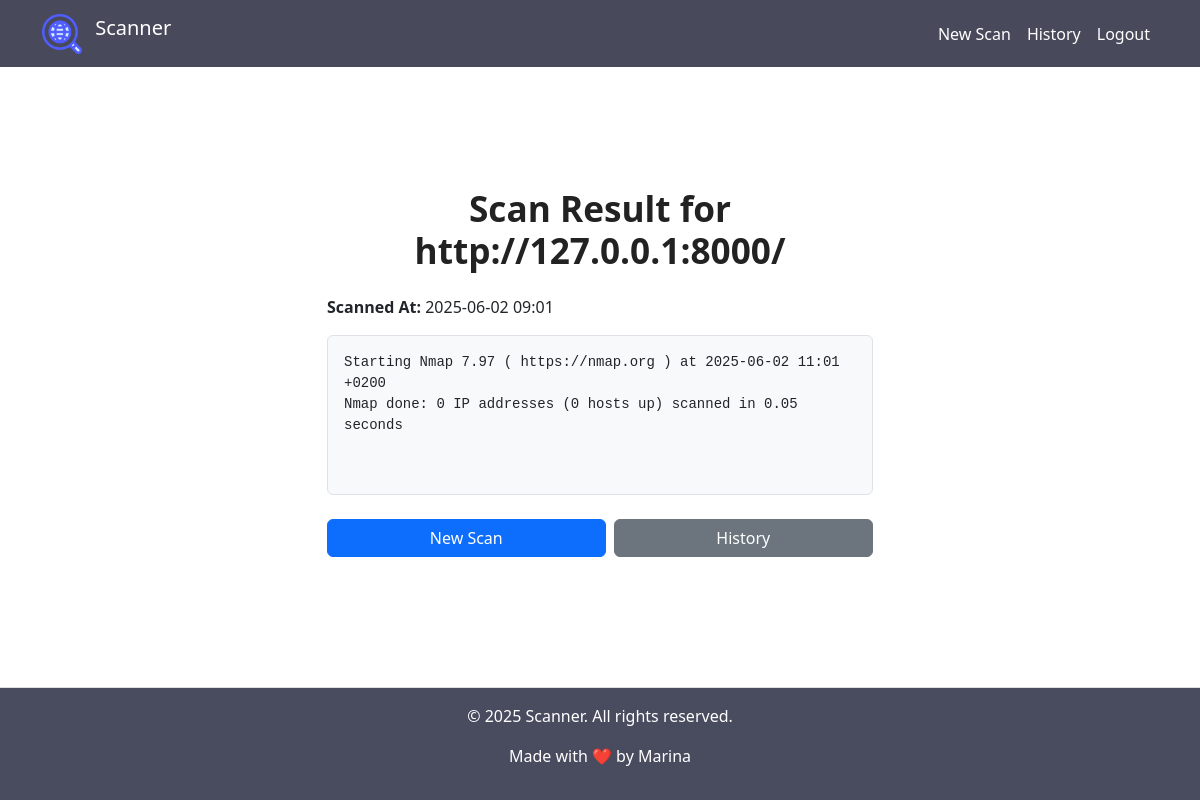
Page /scan-result/2/ (signed in) on the committed database.
### scanner/models.py (models this page shows, shortened)
class ScanResult(models.Model):
    user = models.ForeignKey(User, on_delete=models.CASCADE)
    target = models.CharField(max_length=255)
    result = models.TextField()
    scanned_at = models.DateTimeField(auto_now_add=True)
    scan_type = models.CharField(max_length=20)  # Novo polje za tip skeniranja

### scanner/views.py (the view)
# urls.py: path('scan-result/<int:scan_id>/', views.scan_result_view, name='scan_result'),
@login_required
def scan_result_view(request, scan_id):
    scan = get_object_or_404(ScanResult, id=scan_id)
    if scan.user != request.user:
        return redirect('scan_form')
    ports = None
    if scan.scan_type == 'nmap':
        ports = parse_nmap_output(scan.result)
    return render(request, 'scanner/scan_result.html', {'scan': scan, 'ports': ports})

### scanner/views.py (called while the page is built, shortened)
def parse_nmap_output(nmap_output):
    ports = []
    lines = nmap_output.splitlines()
    parsing = False
    for line in lines:
        if re.match(r'^PORT\s+STATE\s+SERVICE', line):
            parsing = True
            continue
    return ports

### scanner/templates/scanner/scan_result.html (shortened to what this page needs)
{% extends 'scanner/base.html' %}
{% block content %}
<div class="row justify-content-center">
  <div class="col-md-8 col-lg-6">
    <h2 class="mb-4">Scan Result for <strong>{{ scan.target }}</strong></h2>
    <p><strong>Scanned At:</strong> {{ scan.scanned_at|date:"Y-m-d H:i" }}</p>
    {% if ports %}
      <table class="table table-striped table-bordered">
        <thead class="table-dark">
          <tr>
            <th>Port</th>
            <th>Protocol</th>
            <th>State</th>
            <th>Service</th>
            <th>Version</th>
          </tr>
        </thead>
        <tbody>
          {% for port in ports %}
          <tr>
            <td>{{ port.port }}</td>
            <td>{{ port.protocol }}</td>
            <td>{{ port.state }}</td>
            <td>{{ port.service }}</td>
            <td>{{ port.version }}</td>
          </tr>
          {% endfor %}
        </tbody>
      </table>
    {% else %}
      <pre class="p-3 bg-light border rounded" style="white-space: pre-wrap; word-wrap: break-word;">
{{ scan.result }}
      </pre>
    {% endif %}
    <div class="d-flex gap-2 mt-4">
      <a href="{% url 'scan_form' %}" class="btn btn-primary flex-fill">New Scan</a>
      <a href="{% url 'scan_history' %}" class="btn btn-secondary flex-fill">History</a>
    </div>
  </div>
</div>
{% endblock %}

### scanner/templates/scanner/base.html (style rules this page uses)
html, body { height: 100%; margin: 0; display: flex; flex-direction: column; }
.row.justify-content-center { margin-top: 6rem; }
h2.mb-4 { font-weight: 700; font-size: 2.2rem; color: #222; margin-bottom: 1.5rem; text-align: center; }

### rows in the picture
ScanResult: target "http://127.0.0.1:8000/", scanned_at "2025-06-02 09:01", result "Starting Nmap 7.97 ( https://nmap.org ) at 2025-06-02 11:01 +0200 Nmap done: 0 IP addresses (0 hosts up) scanned in 0.05 seconds"
